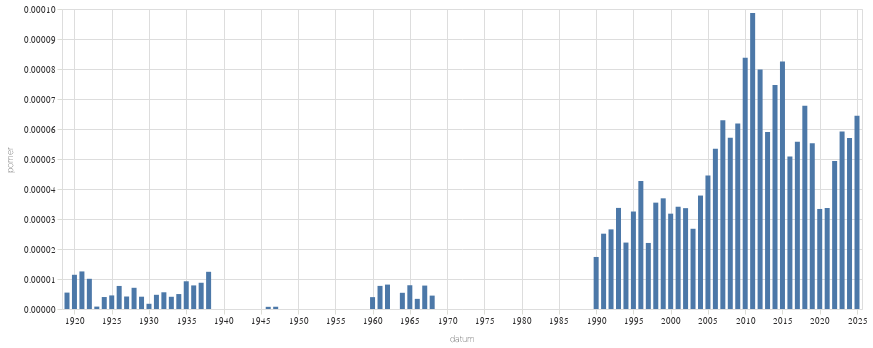

Notebook source saved alongside this figure:
### Code cell
alt.Chart(
    vyvoj_smichu.to_pandas(),
    width=800
).mark_bar(
).encode(
    alt.X("datum:T"),
    alt.Y("pomer:Q")
)

### Figure 1 — Vega-Lite specification as saved in the notebook (floating-point values rounded to 4 significant figures)
{"config": {"title": {"font": "Noticia Text", "fontSize": 11.5, "anchor": "start", "lineHeight": 19, "fontWeight": "bolder", "subtitleFont": "Noticia Text", "subtitleFontSize": 10, "subtitleLineHeight": 15, "subtitlePadding": 10, "dy": -10, "color": "#292829", "subtitleColor": "#292829"}, "axis": {"labelFont": "Asap", "titleFont": "Asap", "fontWeight": "lighter", "titleFontWeight": "lighter", "labelFontSize": 9, "titleFontSize": 9, "labelPadding": 2, "titlePadding": 9, "domainOpacity": 0, "tickColor": "#DCDDD6", "labelColor": "#292829"}, "legend": {"labelFont": "Asap", "labelFontWeight": "normal", "titleFont": "Asap", "titleFontWeight": "normal", "labelFontSize": 9, "titleFontSize": 9, "labelColor": "#292829"}}, "data": {"name": "data-25891c94f38475055e66a46d07415d70"}, "mark": {"type": "bar"}, "encoding": {"x": {"field": "datum", "type": "temporal"}, "y": {"field": "pomer", "type": "quantitative"}}, "width": 800, "$schema": "https://vega.github.io/schema/vega-lite/v5.8.0.json", "datasets": {"data-25891c94f38475055e66a46d07415d70": [{"datum": "1919-01-01T00:00:00", "text": 9, "pocet_slov": 1646076, "pomer": 5.468e-06}, {"datum": "1920-01-01T00:00:00", "text": 19, "pocet_slov": 1665864, "pomer": 1.141e-05}, {"datum": "1921-01-01T00:00:00", "text": 25, "pocet_slov": 1996261, "pomer": 1.252e-05}, {"datum": "1922-01-01T00:00:00", "text": 20, "pocet_slov": 1987446, "pomer": 1.006e-05}, {"datum": "1923-01-01T00:00:00", "text": 1, "pocet_slov": 1245613, "pomer": 8.028e-07}, {"datum": "1924-01-01T00:00:00", "text": 6, "pocet_slov": 1503579, "pomer": 3.99e-06}, {"datum": "1925-01-01T00:00:00", "text": 5, "pocet_slov": 1104633, "pomer": 4.526e-06}, {"datum": "1926-01-01T00:00:00", "text": 14, "pocet_slov": 1822295, "pomer": 7.683e-06}, {"datum": "1927-01-01T00:00:00", "text": 8, "pocet_slov": 1920843, "pomer": 4.165e-06}, {"datum": "1928-01-01T00:00:00", "text": 14, "pocet_slov": 1980279, "pomer": 7.07e-06}, {"datum": "1929-01-01T00:00:00", "text": 4, "pocet_slov": 975329, "pomer": 4.101e-06}, {"datum": "1930-01-01T00:00:00", "text": 4, "pocet_slov": 2300193, "pomer": 1.739e-06}, {"datum": "1931-01-01T00:00:00", "text": 8, "pocet_slov": 1690442, "pomer": 4.732e-06}, {"datum": "1932-01-01T00:00:00", "text": 7, "pocet_slov": 1256053, "pomer": 5.573e-06}, {"datum": "1933-01-01T00:00:00", "text": 6, "pocet_slov": 1472102, "pomer": 4.076e-06}, {"datum": "1934-01-01T00:00:00", "text": 5, "pocet_slov": 1003524, "pomer": 4.982e-06}, {"datum": "1935-01-01T00:00:00", "text": 8, "pocet_slov": 865825, "pomer": 9.24e-06}, {"datum": "1936-01-01T00:00:00", "text": 9, "pocet_slov": 1144561, "pomer": 7.863e-06}, {"datum": "1937-01-01T00:00:00", "text": 8, "pocet_slov": 914355, "pomer": 8.749e-06}, {"datum": "1938-01-01T00:00:00", "text": 6, "pocet_slov": 483904, "pomer": 1.24e-05}, {"datum": "1946-01-01T00:00:00", "text": 1, "pocet_slov": 1378584, "pomer": 7.254e-07}, {"datum": "1947-01-01T00:00:00", "text": 1, "pocet_slov": 1324837, "pomer": 7.548e-07}, {"datum": "1960-01-01T00:00:00", "text": 1, "pocet_slov": 252871, "pomer": 3.955e-06}, {"datum": "1961-01-01T00:00:00", "text": 2, "pocet_slov": 259632, "pomer": 7.703e-06}, {"datum": "1962-01-01T00:00:00", "text": 1, "pocet_slov": 122929, "pomer": 8.135e-06}, {"datum": "1964-01-01T00:00:00", "text": 2, "pocet_slov": 370284, "pomer": 5.401e-06}, {"datum": "1965-01-01T00:00:00", "text": 2, "pocet_slov": 252559, "pomer": 7.919e-06}, {"datum": "1966-01-01T00:00:00", "text": 1, "pocet_slov": 295748, "pomer": 3.381e-06}, {"datum": "1967-01-01T00:00:00", "text": 2, "pocet_slov": 256157, "pomer": 7.808e-06}, {"datum": "1968-01-01T00:00:00", "text": 3, "pocet_slov": 671842, "pomer": 4.465e-06}, {"datum": "1990-01-01T00:00:00", "text": 15, "pocet_slov": 864724, "pomer": 1.735e-05}, {"datum": "1991-01-01T00:00:00", "text": 36, "pocet_slov": 1433946, "pomer": 2.511e-05}, {"datum": "1992-01-01T00:00:00", "text": 33, "pocet_slov": 1243403, "pomer": 2.654e-05}, {"datum": "1993-01-01T00:00:00", "text": 38, "pocet_slov": 1127738, "pomer": 3.37e-05}, {"datum": "1994-01-01T00:00:00", "text": 21, "pocet_slov": 948442, "pomer": 2.214e-05}, {"datum": "1995-01-01T00:00:00", "text": 37, "pocet_slov": 1138706, "pomer": 3.249e-05}, {"datum": "1996-01-01T00:00:00", "text": 53, "pocet_slov": 1241412, "pomer": 4.269e-05}, {"datum": "1997-01-01T00:00:00", "text": 48, "pocet_slov": 2180302, "pomer": 2.202e-05}, {"datum": "1998-01-01T00:00:00", "text": 54, "pocet_slov": 1523146, "pomer": 3.545e-05}, {"datum": "1999-01-01T00:00:00", "text": 91, "pocet_slov": 2466687, "pomer": 3.689e-05}, {"datum": "2000-01-01T00:00:00", "text": 79, "pocet_slov": 2486033, "pomer": 3.178e-05}, {"datum": "2001-01-01T00:00:00", "text": 84, "pocet_slov": 2464089, "pomer": 3.409e-05}, {"datum": "2002-01-01T00:00:00", "text": 65, "pocet_slov": 1933522, "pomer": 3.362e-05}, {"datum": "2003-01-01T00:00:00", "text": 69, "pocet_slov": 2579919, "pomer": 2.675e-05}, {"datum": "2004-01-01T00:00:00", "text": 89, "pocet_slov": 2353526, "pomer": 3.782e-05}, {"datum": "2005-01-01T00:00:00", "text": 115, "pocet_slov": 2584657, "pomer": 4.449e-05}, {"datum": "2006-01-01T00:00:00", "text": 83, "pocet_slov": 1553743, "pomer": 5.342e-05}, {"datum": "2007-01-01T00:00:00", "text": 115, "pocet_slov": 1827981, "pomer": 6.291e-05}, {"datum": "2008-01-01T00:00:00", "text": 102, "pocet_slov": 1787996, "pomer": 5.705e-05}, {"datum": "2009-01-01T00:00:00", "text": 131, "pocet_slov": 2117438, "pomer": 6.187e-05}, {"datum": "2010-01-01T00:00:00", "text": 144, "pocet_slov": 1719280, "pomer": 8.376e-05}, {"datum": "2011-01-01T00:00:00", "text": 248, "pocet_slov": 2513768, "pomer": 9.866e-05}, {"datum": "2012-01-01T00:00:00", "text": 172, "pocet_slov": 2154889, "pomer": 7.982e-05}, {"datum": "2013-01-01T00:00:00", "text": 74, "pocet_slov": 1254044, "pomer": 5.901e-05}, {"datum": "2014-01-01T00:00:00", "text": 209, "pocet_slov": 2798380, "pomer": 7.469e-05}, {"datum": "2015-01-01T00:00:00", "text": 238, "pocet_slov": 2883872, "pomer": 8.253e-05}, {"datum": "2016-01-01T00:00:00", "text": 157, "pocet_slov": 3089201, "pomer": 5.082e-05}, {"datum": "2017-01-01T00:00:00", "text": 139, "pocet_slov": 2494601, "pomer": 5.572e-05}, {"datum": "2018-01-01T00:00:00", "text": 200, "pocet_slov": 2950787, "pomer": 6.778e-05}, {"datum": "2019-01-01T00:00:00", "text": 187, "pocet_slov": 3386383, "pomer": 5.522e-05}, {"datum": "2020-01-01T00:00:00", "text": 121, "pocet_slov": 3628531, "pomer": 3.335e-05}, {"datum": "2021-01-01T00:00:00", "text": 102, "pocet_slov": 3029217, "pomer": 3.367e-05}, {"datum": "2022-01-01T00:00:00", "text": 205, "pocet_slov": 4157177, "pomer": 4.931e-05}, {"datum": "2023-01-01T00:00:00", "text": 269, "pocet_slov": 4543956, "pomer": 5.92e-05}, {"datum": "2024-01-01T00:00:00", "text": 255, "pocet_slov": 4476719, "pomer": 5.696e-05}, {"datum": "2025-01-01T00:00:00", "text": 151, "pocet_slov": 2343062, "pomer": 6.445e-05}]}}
